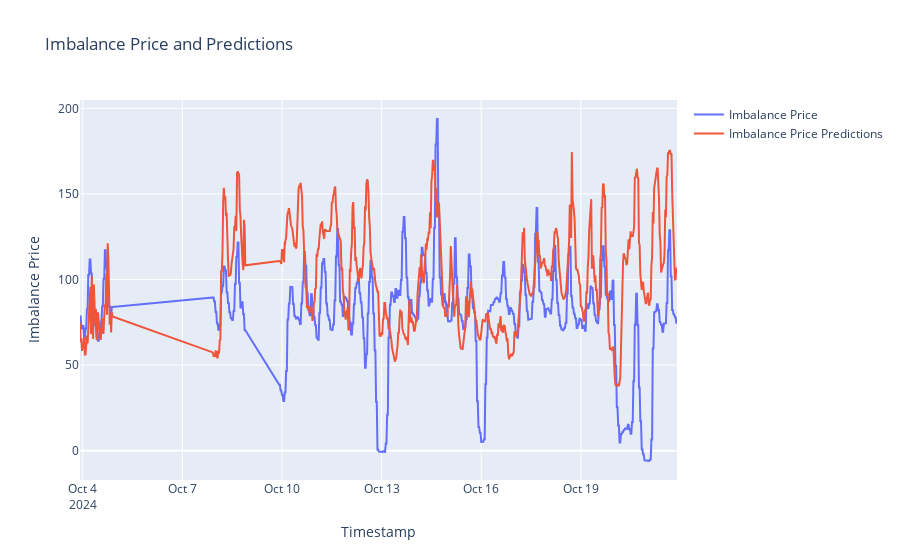

Notebook code for this chart:
### Code cell
#plot imbalance price and predictions
fig = go.Figure()
fig.add_trace(go.Scatter(x=df_api_new_merged1["datetime"], y=df_api_new_merged1["day_ahead_price"], mode='lines', name='Imbalance Price'))
fig.add_trace(go.Scatter(x=df_api_new_merged1["datetime"], y=df_api_new_merged1["day_ahead_price_predictions"], mode='lines', name='Imbalance Price Predictions'))
fig.update_layout(title='Imbalance Price and Predictions', xaxis_title='Timestamp', yaxis_title='Imbalance Price')
fig.show()

### Figure 1 — Plotly figure (JSON) as saved in the notebook; plotly's stock layout.template omitted (floating-point values rounded to 4 significant figures; data arrays with more than 128 entries replaced by an {"elided": "..."} marker saying what was removed)
{"data": [{"mode": "lines", "name": "Imbalance Price", "type": "scatter", "x": {"elided": "676 str values"}, "y": {"elided": "676 float values"}}, {"mode": "lines", "name": "Imbalance Price Predictions", "type": "scatter", "x": {"elided": "676 str values"}, "y": {"elided": "676 float values"}}], "layout": {"title": {"text": "Imbalance Price and Predictions"}, "xaxis": {"title": {"text": "Timestamp"}}, "yaxis": {"title": {"text": "Imbalance Price"}}}}
